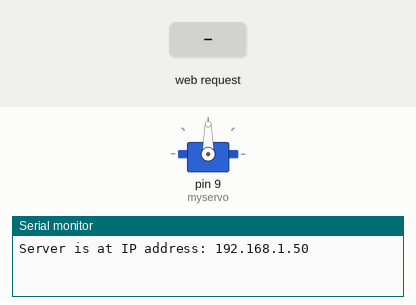
This sketch was run on a simulated Arduino Uno, built for the host (arithmetic inside an expression is 32-bit, double 64-bit). Shown: servo, the last lines printed to the serial monitor. The test bench sets the inputs (shaded band). WiFi joins after 1.5 s; servers stay silent unless stated.

Above: at 2.7 s.
2.8 s: HTTP request GET /?graus= received
At 3.8 s:
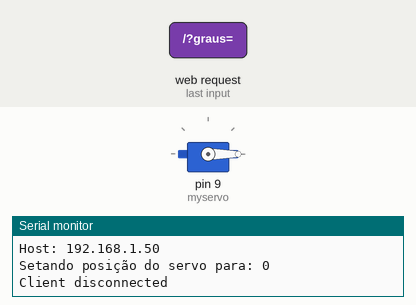
Timing chart, 0 to 5.8 s (numbered marks = the images above; inputs shaded):
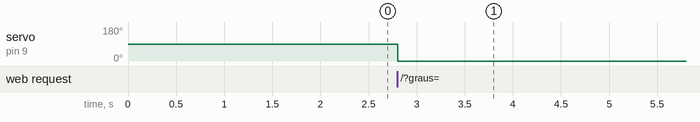

The sketch:

ServoServer.ino
```cpp
#include <SPI.h>
#include <Ethernet.h>
#include <Servo.h>

// TODO: cada bancada deve ter um MAC address diferente
byte mac[] = { 0xDE, 0xAD, 0xBE, 0xEF, 0xFE, 0xE4 };

// Criando o objeto para a criação de um Servidor Web na porta 80
EthernetServer server(80);

String requisicao;
Servo myservo;
int pos = 1;

void setup()
{
  Serial.begin(9600);

// Inicializando o Ethernet Shield
  Ethernet.begin(mac);
  myservo.attach(9);

  server.begin();
  Serial.print("Server is at IP address: ");
  Serial.println(Ethernet.localIP());

  requisicao = "";
}

void loop() {

  // Detectando a solicitação de conexão de um cliente
  EthernetClient client = server.available();

  if (client) {
    boolean currentLineIsBlank = true;

    // Leitura dos dados da requisição do cliente
    while (client.connected()) {

      if (client.available()) {
        char c = client.read();
        requisicao += c;

        if (c == '\n' && currentLineIsBlank ) {
          Serial.println(requisicao);

          // Detectando o valor do argumento da URL para controlar a posição do Servo Motor
          if (requisicao.indexOf("GET /?graus=") != -1)  {
            String posStr = requisicao.substring(12, 15);
            pos = posStr.toInt();

            myservo.write(pos);
            Serial.print("Setando posição do servo para: ");
            Serial.println(pos);

            delay(15);
          }

          // Envia HTML de resposta ao cliente
          enviaResposta(client, pos);

          break;
        }

        if (c == '\n') {
          currentLineIsBlank = true;
        }
        else if (c != '\r') {
          currentLineIsBlank = false;
        }
      }
    }

    // Finalizando a conexão HTTP
    delay(1);
    client.stop();
    Serial.println("Client disconnected");
    Serial.println("");
    requisicao = "";
  }
}

// Função para enviar o HTML com links para o controle do LED
void enviaResposta(EthernetClient client, int pos) {
  client.println("HTTP/1.1 200 OK");
  client.println("Content-Type: text/html");
  client.println("");
  client.println("<!DOCTYPE HTML>");
  client.println("<html>");
  client.println("O servo esta na posicao ");
  client.println(pos);
  client.println("<br><br>");
  client.println("<form>");
  client.println("<input required name=\"graus\" type=\"number\"/>");
  client.println("<input type=\"submit\" value=\"Enviar\">");
  client.println("</form>");
  client.println("</html>");
}
```

Measured:
- after the input at 2.8 s, servo on pin 9 (myservo): 90° → 0° at once
